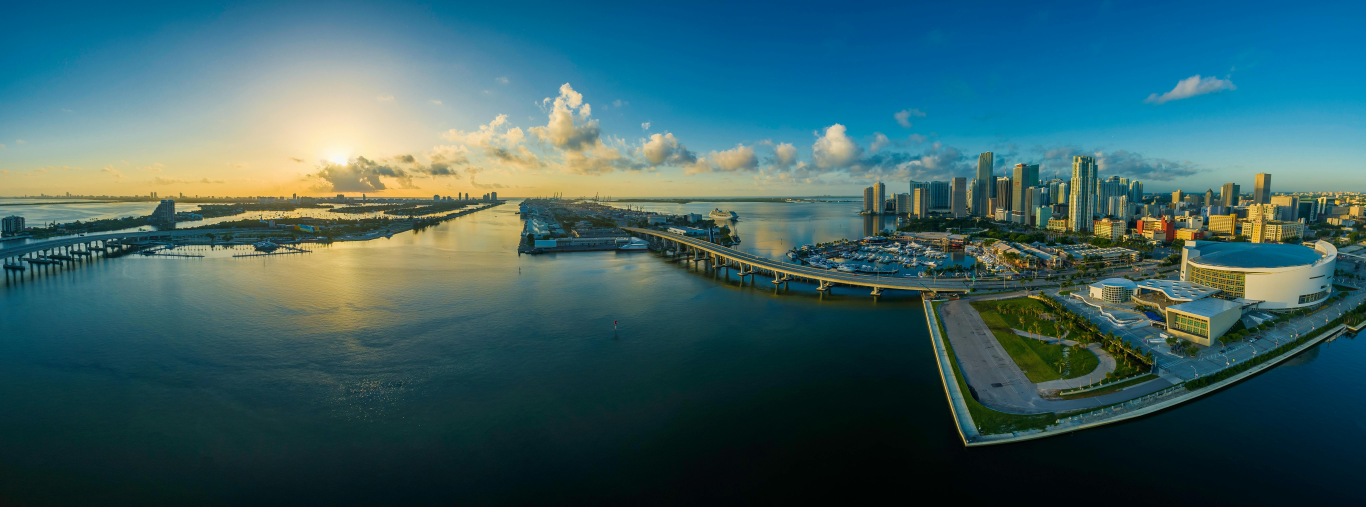
#> input picture code/images/panoramic1.jpg, 8192 x 3037 px (shown at 1/6 size)
$ python -i signals.py   (imports and definitions only)
#> lines starting #> are read from the running program, lines starting #| are printed output that depends on the picture
from django.db.models.signals import post_save
from django.dispatch import receiver
from .models import SavedData
from PIL import Image
from segmentation.models import SegAnnotations
import os
from users.models import User
from PIL import Image, ImageDraw
from django.http import JsonResponse


FRAME_LEN = 1000

def get_image_dimensions(url):
    # try:

        # Open the image using Pillow from the image content
#> called with url = '../../../images/panoramic1.jpg'
        image = Image.open(url)
#> image is the input picture: PIL image 8192x3037 RGB; mean R, G, B 58, 96.1, 99.8
        # Get the dimensions (width, height) of the image
        width, height = image.size
#> width = 8192; height = 3037

        return width, height

    # except Exception as e:
    #     print(f"Error: {e}")
    #     return None


def crop_image_fx(input_path):
    # try:
        w,h=get_image_dimensions(input_path)
#> w = 8192; h = 3037
        last = input_path.split('/')[-1]
        frames = w//FRAME_LEN
#> frames = 8

        frames*=2
#> frames = 16


        # output_directory = f'./CROP/{last}'
        # os.makedirs(output_directory, exist_ok=True)
        # Open the image
        last = last.split('.')[0]
        output_directory_base = f'./media/CROP/{last}'
        os.makedirs(output_directory_base, exist_ok=True)

        image = Image.open(input_path)

        for i in range(frames):
            if w<i*FRAME_LEN/2+FRAME_LEN:
                cropped_image = image.crop((i*FRAME_LEN/2+1-(i*FRAME_LEN/2+FRAME_LEN-w),1,min(w,i*FRAME_LEN/2+FRAME_LEN),h))
            else:
                cropped_image = image.crop((i*FRAME_LEN/2+1,1,min(w,i*FRAME_LEN/2+FRAME_LEN),h))
            output_path = f'./media/CROP/{last}/{i+1}.jpg'
            cropped_image.save(output_path)
#> this loop made 16 passes
#> pass 1, in crop_image_fx, `cropped_image = image.crop((i*FRAME_LEN/2+1,1,min(w,i*FRAME_LEN/2+FRAM..`:
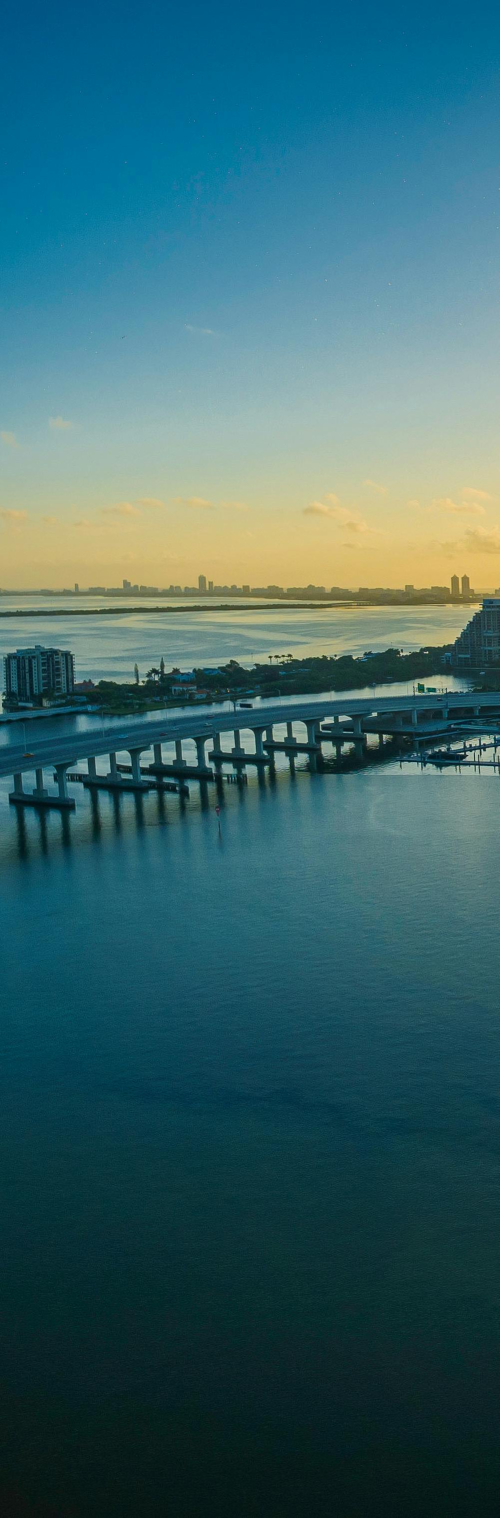
#> cropped_image: PIL image 999x3036 RGB (shown at 1/2 size); mean R, G, B 56.5, 101.1, 106.5
#> pass 2, in crop_image_fx, `cropped_image = image.crop((i*FRAME_LEN/2+1,1,min(w,i*FRAME_LEN/2+FRAM..`:
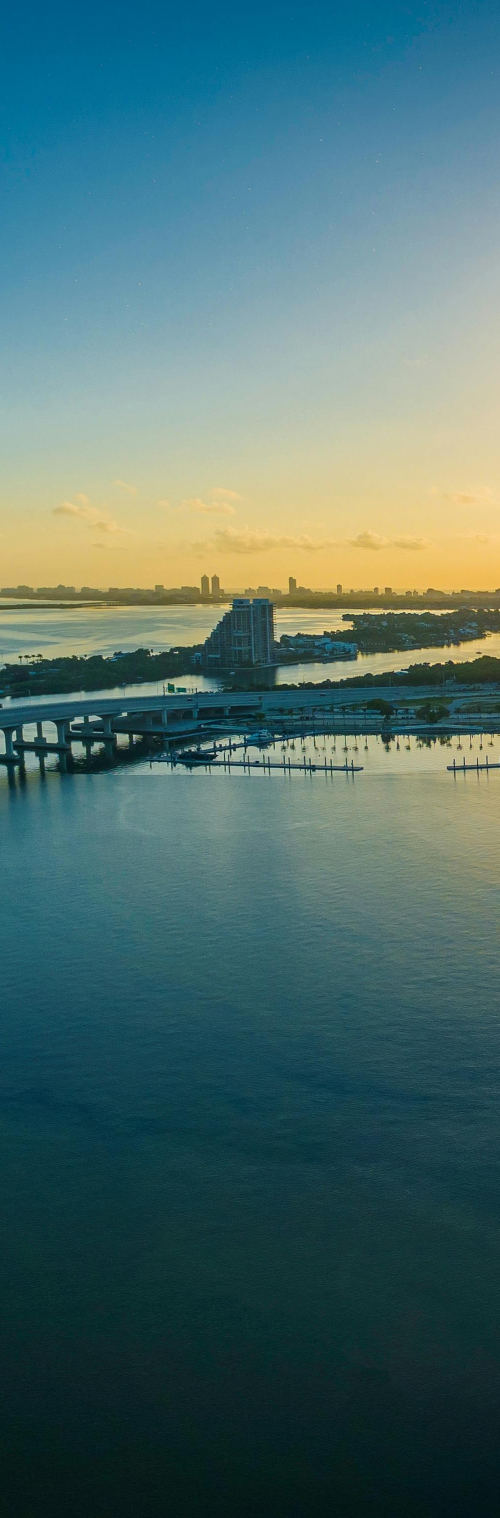
#> cropped_image: PIL image 999x3036 RGB (shown at 1/2 size); mean R, G, B 76.8, 109.6, 108.5
#> pass 3, in crop_image_fx, `cropped_image = image.crop((i*FRAME_LEN/2+1,1,min(w,i*FRAME_LEN/2+FRAM..`:
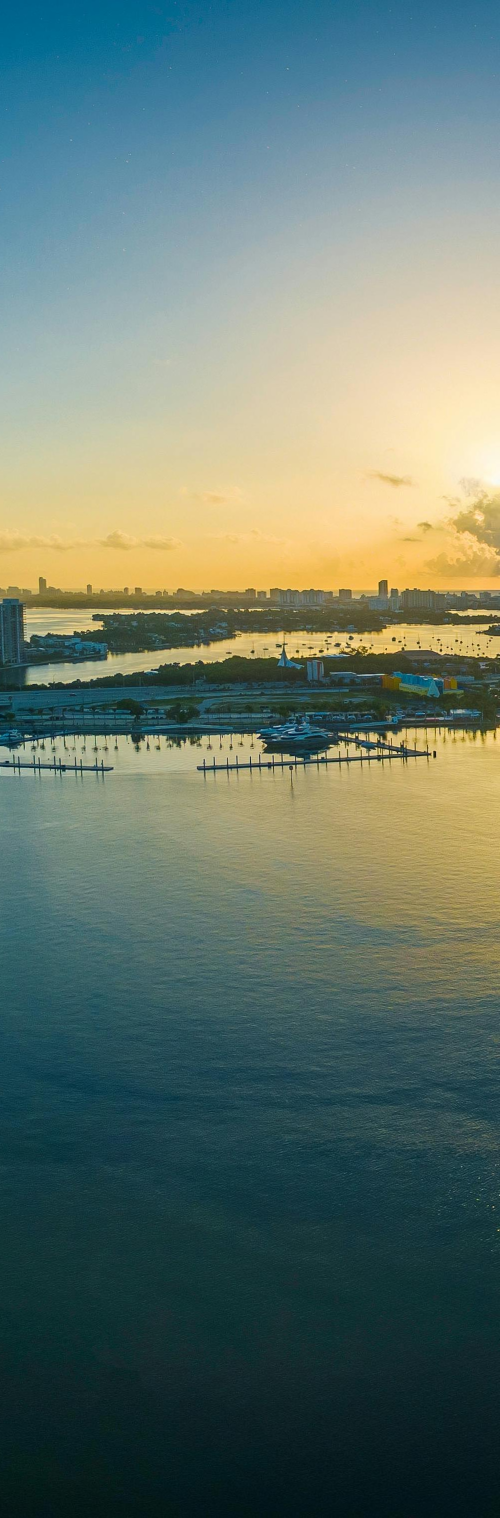
#> cropped_image: PIL image 999x3036 RGB (shown at 1/2 size); mean R, G, B 100.5, 118.2, 108
#> after the loop:
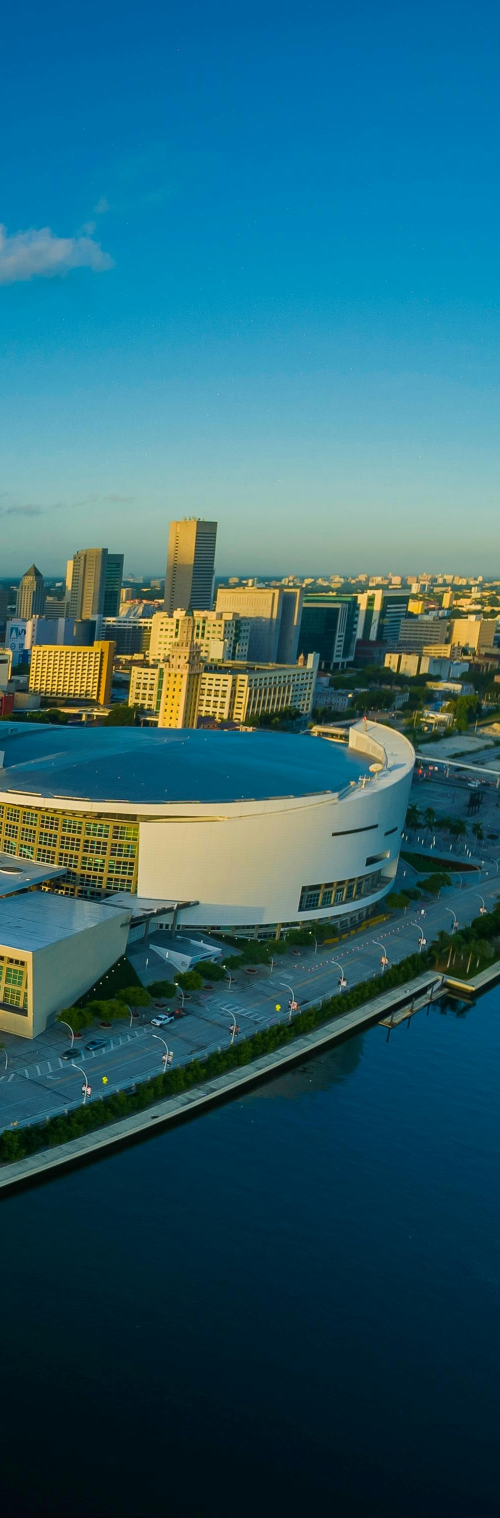
#> cropped_image: PIL image 999x3036 RGB (shown at 1/2 size); mean R, G, B 43.2, 97.2, 110.2
        return frames

# [95 lines left out: functions black_image, crop_image, make_image, not called in this run]
        # print(path2)
        # print(converted_coordinates)
        # print(frame)

>>> result = crop_image_fx('../../../images/panoramic1.jpg')
#> result = 16

$ run again, on code/images/panoramic12.jpg
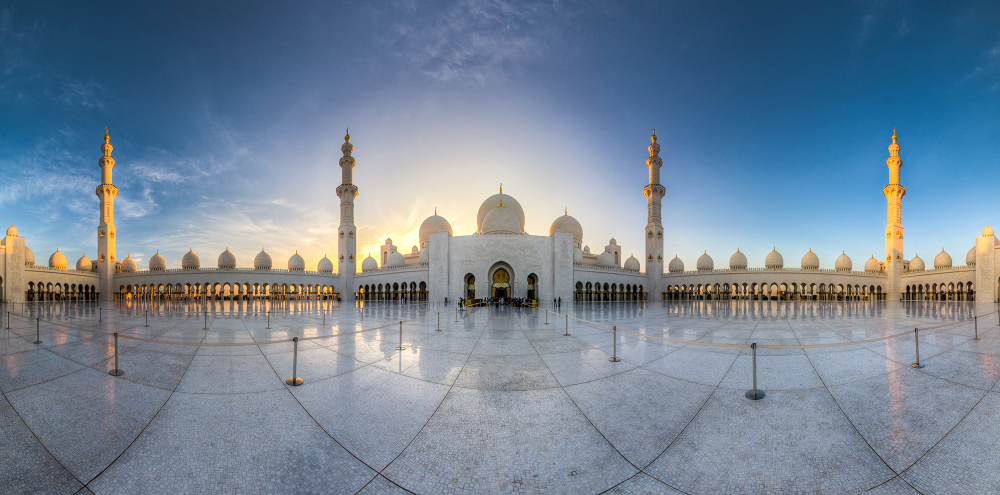
#> input picture code/images/panoramic12.jpg, 2000 x 990 px (shown at 1/2 size)
#> in get_image_dimensions, image is the input picture: PIL image 2000x990 RGB; mean R, G, B 116.3, 133.1, 150.1
#> the loop in crop_image_fx, `for i in range(frames):` made 4 passes
#> pass 1, in crop_image_fx, `cropped_image = image.crop((i*FRAME_LEN/2+1,1,min(w,i*FRAME_LEN/2+FRAM..`:
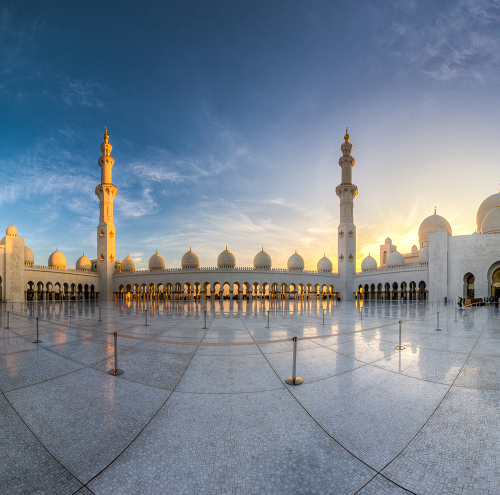
#> cropped_image: PIL image 999x989 RGB (shown at 1/2 size); mean R, G, B 120.7, 132.1, 145.7
#> pass 3, in crop_image_fx, `cropped_image = image.crop((i*FRAME_LEN/2+1,1,min(w,i*FRAME_LEN/2+FRAM..`:
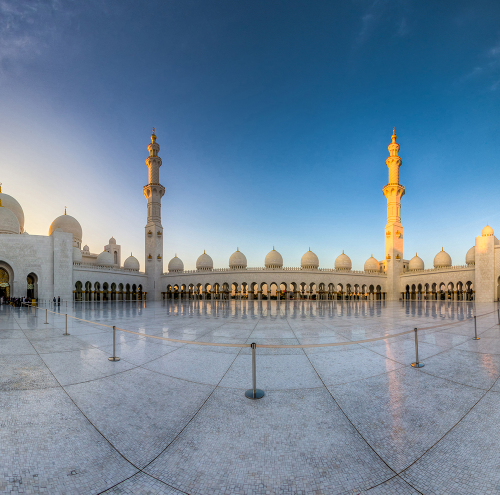
#> cropped_image: PIL image 999x989 RGB (shown at 1/2 size); mean R, G, B 112.2, 134.3, 154.7
